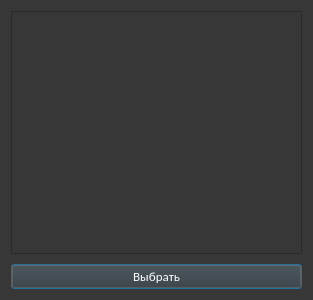
<?xml version="1.0" encoding="UTF-8"?>
<ui version="4.0">
 <class>Dialog</class>
 <widget class="QDialog" name="Dialog">
  <property name="geometry">
   <rect>
    <x>0</x>
    <y>0</y>
    <width>313</width>
    <height>300</height>
   </rect>
  </property>
  <property name="windowTitle">
   <string>Пользователи</string>
  </property>
  <property name="windowIcon">
   <iconset>
    <normaloff>../../icon.png</normaloff>../../icon.png</iconset>
  </property>
  <property name="styleSheet">
   <string notr="true">background-color: rgb(55, 55, 55);
color: rgb(255, 255, 255);</string>
  </property>
  <layout class="QVBoxLayout" name="verticalLayout">
   <property name="spacing">
    <number>10</number>
   </property>
   <item>
    <widget class="QListWidget" name="listWidget">
     <property name="font">
      <font>
       <family>Calibri</family>
       <pointsize>11</pointsize>
      </font>
     </property>
    </widget>
   </item>
   <item>
    <widget class="QPushButton" name="choose_user_btn">
     <property name="font">
      <font>
       <family>Calibri</family>
       <pointsize>10</pointsize>
      </font>
     </property>
     <property name="text">
      <string>Выбрать</string>
     </property>
    </widget>
   </item>
  </layout>
 </widget>
 <resources/>
 <connections/>
</ui>
